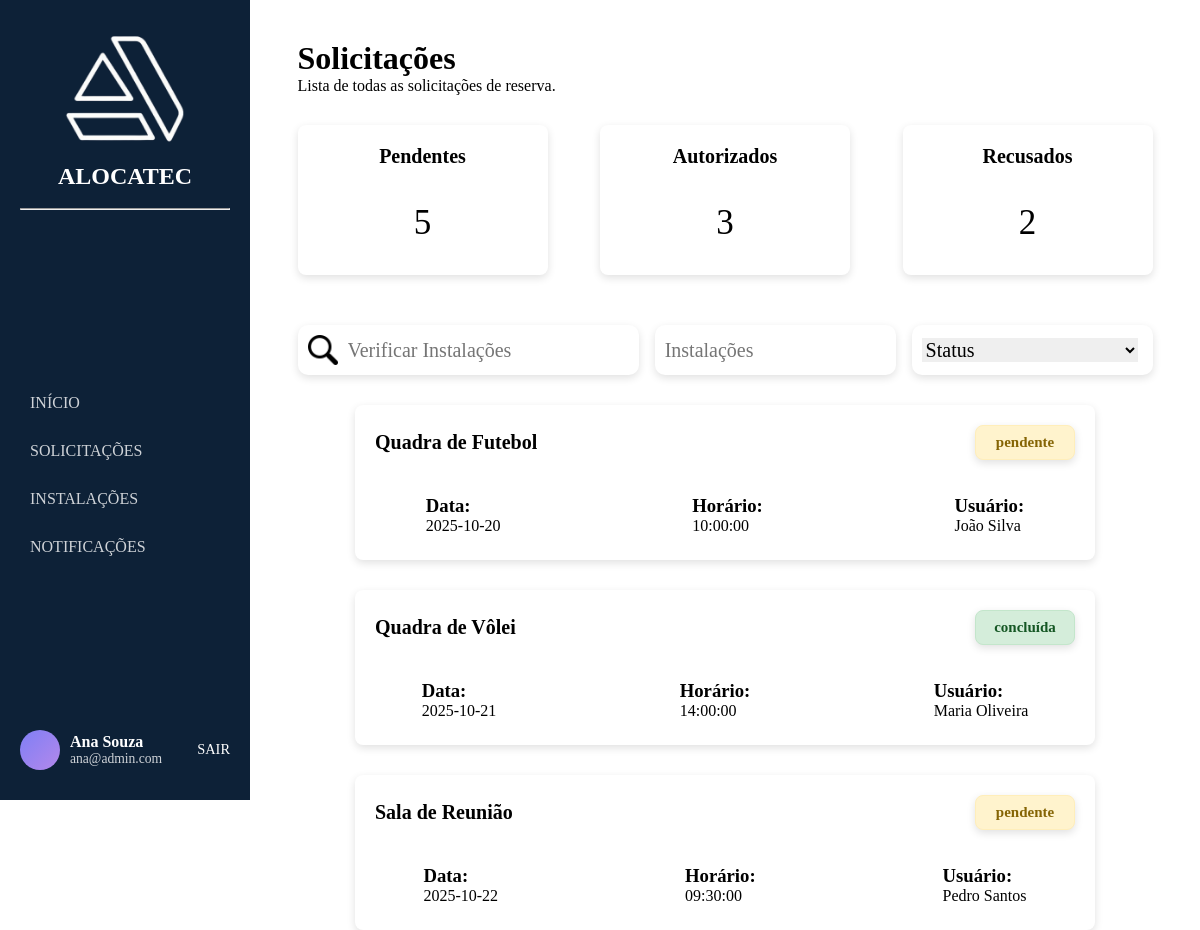
The app's page /pages/solicitacao/solicitacao.php (signed in) with its own data.
### tables this page shows
CREATE TABLE reserva (
    id_reserva INT AUTO_INCREMENT PRIMARY KEY,
    data DATE NOT NULL,
    horario TIME NOT NULL,
    status ENUM('pendente', 'concluída', 'cancelada') NOT NULL,
    id_usuario INT NOT NULL,
    id_espaco INT NOT NULL,
    id_administrador INT NOT NULL,
    FOREIGN KEY (id_usuario) REFERENCES usuario(id_usuario),
    FOREIGN KEY (id_espaco) REFERENCES espaco(id_espaco),
    FOREIGN KEY (id_administrador) REFERENCES administrador(id_administrador)
);

CREATE TABLE espaco (
    id_espaco INT AUTO_INCREMENT PRIMARY KEY,
    tipo VARCHAR(50) NOT NULL,
    capacidade INT NOT NULL,
    cobertura ENUM('Sim', 'Não') NOT NULL,
    largura VARCHAR(10),
    comprimento VARCHAR(10),
    localidade VARCHAR(100) NOT NULL,
    status ENUM('disponível', 'indisponível') NOT NULL,
    id_estabelecimento INT NOT NULL,
    FOREIGN KEY (id_estabelecimento) REFERENCES estabelecimento(id_estabelecimento)
);

CREATE TABLE usuario (
    id_usuario INT AUTO_INCREMENT PRIMARY KEY,
    nome VARCHAR(100) NOT NULL,
    email VARCHAR(100) NOT NULL,
    telefone VARCHAR(20) NOT NULL,
    rg VARCHAR(20) NOT NULL,
    endereco VARCHAR(150) NOT NULL,
    senha VARCHAR(255) NOT NULL
);

### login/login.php (called while the page is built, shortened)
<?php
if (session_status() === PHP_SESSION_NONE) {
class Store {
    public static function get($key) {
        return $_SESSION[$key] ?? null;
    }
}
}

### pages/solicitacao/solicitacao.php (the view, shortened to what this page needs)
<?php
require_once '../../login/login.php';
$usuario = Store::get('usuario');
?>
<!DOCTYPE html>
<html lang="pt-BR">
<head>
  <link rel="stylesheet" href="solicitacao.css">
</head>
<body>
    <aside class="sidebar">
      <div class="logo">
        <div class="icone-logo">
          <img src="./img/logo.png" alt="Logo ALOCATEC">
        </div>
        <h2>ALOCATEC</h2>
        <br>
        <hr>
      </div>
      <nav>
        <ul>
          <li>INÍCIO</li>
          <li><a href="../solicitacao/solicitacao.php">SOLICITAÇÕES</a></li>
          <li><a href="../instalacoes/instalacoes.php">INSTALAÇÕES</a></li>
          <li>NOTIFICAÇÕES</li>
        </ul>
      </nav>
      <div class="user">
        <div class="avatar"></div>
        <div class="user-info">
          <p class="nome"><?= htmlspecialchars($usuario['nome']) ?></p>
          <p class="cargo"><?= htmlspecialchars($usuario['email']) ?></p>
        </div>
        <a href="../../login/logout.php" class="logout">SAIR</a>
      </div>
    </aside>
  <div class="content">
    <div class="page">
      <h1>Solicitações</h1>
      <p>Lista de todas as solicitações de reserva.</p>
    </div>
    <div class="nao-sei">
      <div class="status">
        <h2>Pendentes</h2>
        <?php
        require_once '../../database/conexao_bd_mysql.php';
          $sql = "SELECT COUNT(*) AS total FROM reserva WHERE status = 'Pendente'";
          $result = mysqli_query($conexao_servidor_bd, $sql);
          $row = mysqli_fetch_assoc($result);
          echo "<div class='resultado'>{$row['total']}</div>";
        ?>
      </div>
      <div class="status">
        <h2>Autorizados</h2>
        <?php
        require_once '../../database/conexao_bd_mysql.php';
          $sql = "SELECT COUNT(*) AS total FROM reserva WHERE status = 'concluída'";
          $result = mysqli_query($conexao_servidor_bd, $sql);
          $row = mysqli_fetch_assoc($result);
          echo "<div class='resultado'>{$row['total']}</div>";
        ?>
      </div>
      <div class="status">
        <h2>Recusados</h2>
        <?php
        require_once '../../database/conexao_bd_mysql.php';
          $sql = "SELECT COUNT(*) AS total FROM reserva WHERE status = 'cancelada'";
          $result = mysqli_query($conexao_servidor_bd, $sql);
          $row = mysqli_fetch_assoc($result);
          echo "<div class='resultado'>{$row['total']}</div>";
        ?>
      </div>
    </div>
    <div class="filters">
      <div class="search">
        <img src="./img/lupa.png" alt="Buscar">
        <input placeholder="Verificar Instalações"/>
      </div>
      <div class="chip">
        <input placeholder="Instalações"/>
      </div>
      <div class="chip">
        <select>
          <option>Status</option>
        </select>
      </div>
    </div>
    <?php
    require_once '../../database/conexao_bd_mysql.php';
      $sql = "
        SELECT
            R.id_reserva,
            R.data,
            R.horario,
            R.status,
            U.nome AS usuario,
            E.tipo AS espaco
        FROM reserva R
        INNER JOIN usuario U ON R.id_usuario = U.id_usuario
        INNER JOIN espaco E ON R.id_espaco = E.id_espaco
        LIMIT 3
      ";
      $reservas = mysqli_query($conexao_servidor_bd, $sql);
      if ($reservas && mysqli_num_rows($reservas) > 0) {
          while ($reserva = mysqli_fetch_assoc($reservas)) {
              echo "
              <div class='solicitacao-card'>
                <div class='topo-solicitacao'>
                  <div class='nome-espaco'>
                    <h2>" . htmlspecialchars($reserva['espaco']) . "</h2>
                  </div>
                  <div class='status-solicitacao " . htmlspecialchars($reserva['status']) . "'>
                    <h2>" . htmlspecialchars($reserva['status']) . "</h2>
                  </div>
                </div>
                <div class='detalhes-solicitacao'>
                  <div class='detalhe'>
                    <h3>Data:</h3>
                    <p>" . htmlspecialchars($reserva['data']) . "</p>
                  </div>
                  <div class='detalhe'>
                    <h3>Horário:</h3>
                    <p>" . htmlspecialchars($reserva['horario']) . "</p>
                  </div>
                  <div class='detalhe'>
                    <h3>Usuário:</h3>
                    <p>" . htmlspecialchars($reserva['usuario']) . "</p>
                  </div>
                </div>
              </div>
              ";
          }
      } else {
          echo "<div class='erro'>
        <h2>Nenhuma solicitação encontrada</h2>
      </div>";
      }
    ?>
  </div>
</body>
</html>

### pages/solicitacao/solicitacao.css (style rules this page uses)
* { margin: 0; padding: 0; box-sizing: border-box; font-family: "Nunito"; }
body { display: flex; height: 100vh; }
.sidebar { width: 250px; background: #0d2137; color: white; display: flex; flex-direction: column; justify-content: space-between; padding: 30px 20px; }
.logo { text-align: center; margin-bottom: 10px; }
.logo img { width: 120px; height: auto; }
.icone-logo { font-size: 40px; font-weight: bold; }
nav ul { list-style: none; }
nav ul li { padding: 15px 10px; cursor: pointer; opacity: 0.8; transition: 0.3s; }
a { text-decoration: none; color: white; }
.user { display: flex; align-items: center; gap: 10px; }
.avatar { width: 40px; height: 40px; background: linear-gradient(135deg, #7f7ff5, #b388eb); border-radius: 50%; }
.user-info p { margin: 0; }
.nome { font-weight: bold; }
.cargo { font-size: 0.85rem; opacity: 0.8; }
.logout { margin-left: auto; color: #fff; font-size: 0.9rem; text-decoration: none; }
.content { flex: 1; background: #fff; padding: 20px 0; display: flex; flex-direction: column; align-items: center; }
.page { width: 90%; max-width: 900px; margin: 20px auto 10px auto; justify-content: space-between; }
.nao-sei, .filters, .solicitacao { width: 90%; max-width: 900px; margin: 0 auto; }
.nao-sei { padding: 20px 0; display: flex; justify-content: space-between; gap: 40px; }
.status { color: white; text-align: center; width: 250px; height: 150px; border-radius: 8px; box-shadow: 0 3px 8px rgba(0, 0, 0, 0.12); background: #fff; }
.status h2 { margin-top: 20px; font-size: 20px; color: #000; }
.resultado { color: #000; font-size: 35px; margin-top: 35px; }
.filters { margin-top: 30px; display: flex; justify-content: space-between; gap: 16px; align-items: center; padding: 0; }
.search { display: flex; align-items: center; gap: 10px; background: #fff; border-radius: 10px; height: 50px; width: 354px; box-shadow: 0 3px 8px rgba(0, 0, 0, 0.12); }
.search img { width: 30px; height: 30px; margin-left: 10px; }
.search input { border: none; outline: none; font-size: 20px; width: 100%; }
.chip { display: flex; align-items: center; gap: 15px; background: #fff; border-radius: 10px; height: 50px; width: 250px; box-shadow: 0 3px 8px rgba(0, 0, 0, 0.12); }
.chip input { border: none; outline: none; font-size: 20px; width: 100%; margin-left: 10px; }
.chip select { border: none; outline: none; font-size: 20px; width: 90%; margin-left: 10px; }
.topo-solicitacao { display: flex; justify-content: space-between; align-items: center; padding: 15px; }
.nome-espaco h2, .detalhes-solicitacao h2 { color: #000; }
.nome-espaco { width: 600px; }
.nome-espaco h2 { font-size: 20px; color: #000; text-align: justify; }
.solicitacao-card { margin-top: 30px; padding: 5px; border-radius: 8px; box-shadow: 0 3px 8px rgba(0, 0, 0, 0.12); background: #ffff; }
.status-solicitacao { width: 100px; height: 35px; display: flex; justify-content: center; align-items: center; border-radius: 8px; box-shadow: 0 3px 8px rgba(0, 0, 0, 0.12); color: inherit; }
.status-solicitacao h2 { font-size: 15px; margin: 0; text-align: center; color: inherit; }
.status-solicitacao.pendente { background-color: #fff3cd; color: #856404; border: 1px solid #ffeeba; }
.status-solicitacao.concluída { background-color: #d4edda; color: #155724; border: 1px solid #c3e6cb; }
.detalhes-solicitacao { display: flex; justify-content: space-around; gap: 100px; padding: 20px; }
img { width: 40px; height: 40px; }

### records on screen
reserva: id_espaco.tipo "Quadra de Futebol", status "pendente", data "2025-10-20", horario "10:00:00", id_usuario.nome "João Silva"
reserva: id_espaco.tipo "Quadra de Vôlei", status "concluída", data "2025-10-21", horario "14:00:00", id_usuario.nome "Maria Oliveira"
reserva: id_espaco.tipo "Sala de Reunião", status "pendente", data "2025-10-22", horario "09:30:00", id_usuario.nome "Pedro Santos"

### other values on screen
$usuario['nome'] "Ana Souza"
$usuario['email'] "ana@admin.com"
$row['total'] "5"
$row['total'] "3"
$row['total'] "2"
